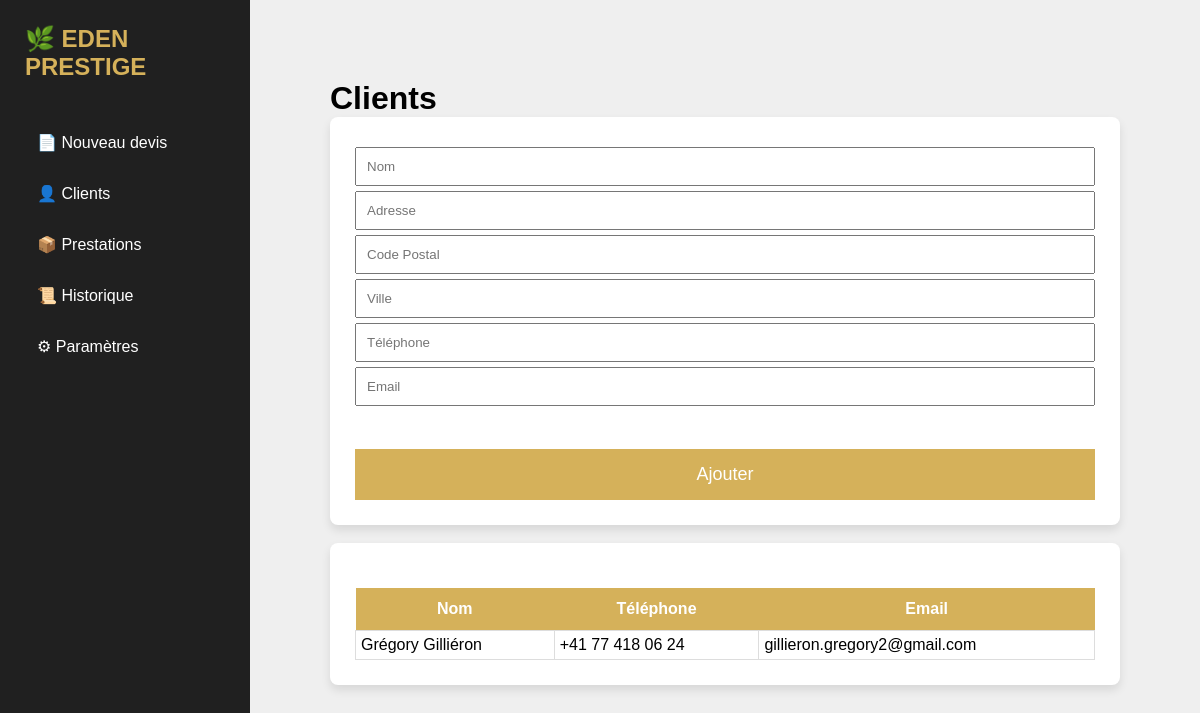
The app's page /clients, older data.
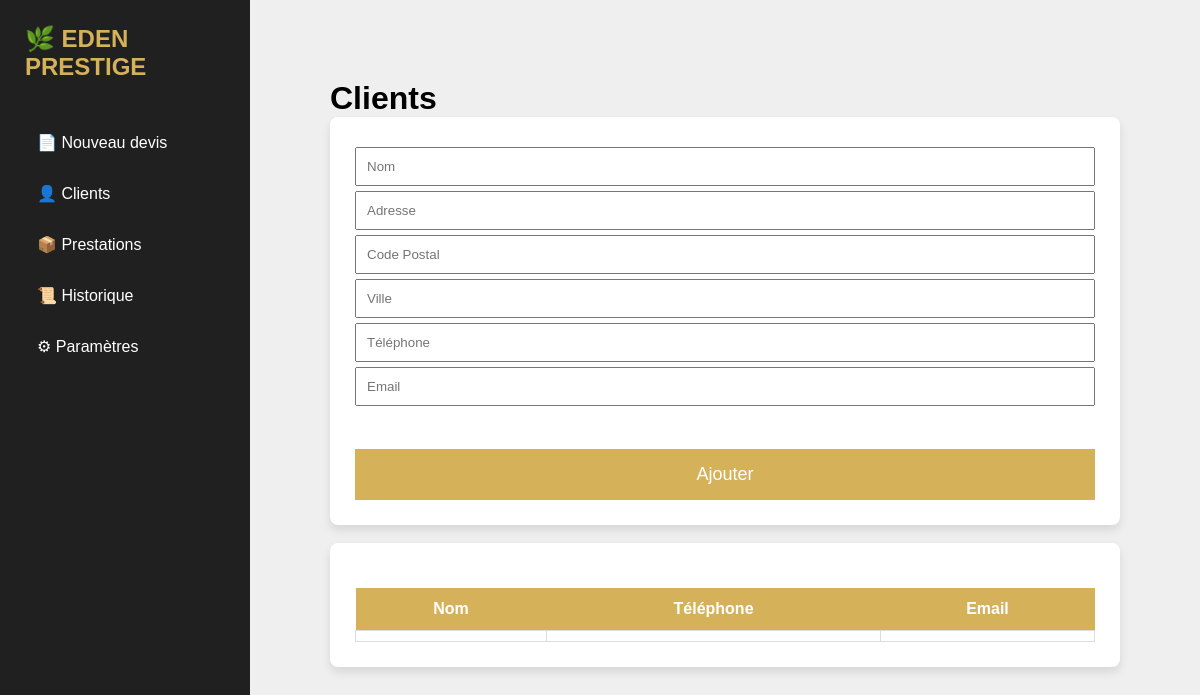
The same page, newer data.
### models.py (models this page shows, shortened)
class Client(db.Model):
    __tablename__ = "clients"
    id = db.Column(db.Integer, primary_key=True)
    nom = db.Column(db.String(150), nullable=False)
    adresse = db.Column(db.String(255))
    code_postal = db.Column(db.String(10))
    ville = db.Column(db.String(100))
    telephone = db.Column(db.String(30))
    email = db.Column(db.String(150))
    devis = db.relationship("Devis", backref="client_obj", lazy=True)

### app.py (the view)
@app.route("/clients")
def clients():
    liste = Client.query.order_by(Client.nom).all()
    return render_template(
        "clients.html",
        clients=liste
    )

### templates/clients.html (shortened to what this page needs)
<!DOCTYPE html>
<html lang="fr">
<head>
<link rel="stylesheet"
href="{{ url_for('static', filename='style.css') }}">
</head>
<body>
{% extends "base.html" %}
{% block contenu %}
<div class="content">
<h1>Clients</h1>
<div class="bloc">
<form action="/ajouter_client" method="POST">
<input
name="nom"
placeholder="Nom">
<input
name="adresse"
placeholder="Adresse">
<input
name="cp"
placeholder="Code Postal">
<input
name="ville"
placeholder="Ville">
<input
name="telephone"
placeholder="Téléphone">
<input
name="email"
placeholder="Email">
<br><br>
<input
class="valider"
type="submit"
value="Ajouter">
</form>
</div>
<br>
<div class="bloc">
<table>
<tr>
<th>Nom</th>
<th>Téléphone</th>
<th>Email</th>
</tr>
{% for client in clients %}
<tr>
<td>{{client.nom}}</td>
<td>{{client.telephone}}</td>
<td>{{client.email}}</td>
</tr>
{% endfor %}
</table>
</div>
</div>
{% endblock %}

Row changes from the older to the newer data that the page shows:
changed Client: nom "Grégory Gilliéron" → (not shown); telephone "+41 77 418 06 24" → (not shown); email "gillieron.gregory2@gmail.com" → (not shown)
